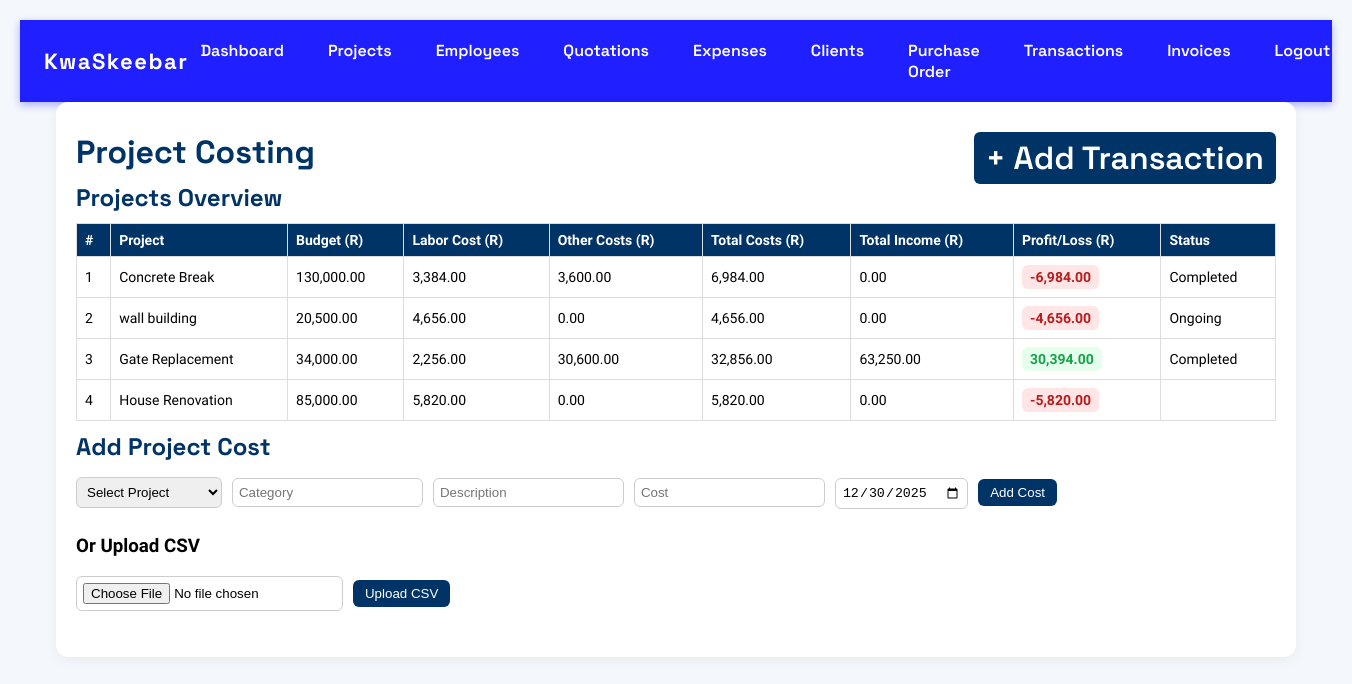
The page /project_costing.php on the database its author committed.
### tables this page shows
CREATE TABLE `projects` (
  `id` int(11) NOT NULL,
  `name` varchar(255) DEFAULT NULL,
  `client_name` varchar(255) DEFAULT NULL,
  `status` enum('Ongoing','Completed','Delayed') DEFAULT 'Ongoing',
  `budget` decimal(12,2) DEFAULT NULL,
  `assigned_team` text DEFAULT NULL,
  `description` text DEFAULT NULL,
  `start_date` date DEFAULT NULL,
  `end_date` date DEFAULT NULL,
  `total_cost` decimal(12,2) DEFAULT NULL,
  `created_at` timestamp NOT NULL DEFAULT current_timestamp(),
  `estimated_cost` decimal(10,2) DEFAULT NULL,
  `actual_cost` decimal(10,2) DEFAULT NULL,
  `revenue` decimal(10,2) DEFAULT NULL,
  `quoted_amount` decimal(15,2) DEFAULT 0.00
);

### project_costing.php (the view, shortened to what this page needs)
<?php
require 'db.php';
include 'nav.php';
$projectsRes = $conn->query("SELECT * FROM projects");
$projects = []; while($row = $projectsRes->fetch_assoc()) $projects[$row['id']] = $row;
$expenseRes = $conn->query("SELECT * FROM expenses WHERE project_id IS NOT NULL ORDER BY expense_date DESC");
$projectExpenses = []; while($row = $expenseRes->fetch_assoc()) $projectExpenses[] = $row;
$invoiceRes = $conn->query("
    SELECT project_id, SUM(amount) AS income
    FROM invoices
    WHERE status='Paid' AND project_id IS NOT NULL
    GROUP BY project_id
");
$projectIncome = [];
while($row = $invoiceRes->fetch_assoc()) {
    $pid = intval($row['project_id']);
    $projectIncome[$pid] = floatval($row['income']);
}
$projectTotals = [];
foreach($projects as $pid => $p){
    $laborCost = 0;
    $otherCosts = 0;
    $teamRes = $conn->query("SELECT e.salary_per_hour
                             FROM project_team pt
                             JOIN employees e ON pt.employee_id = e.id
                             WHERE pt.project_id = $pid");
    $startDate = $p['start_date'] ?? null;
    $endDate   = $p['end_date'] ?? null;
    $daysWorked = 0;
    if ($startDate && $endDate) {
        $daysWorked = (strtotime($endDate) - strtotime($startDate)) / (60*60*24) + 1;
    }
    while($row = $teamRes->fetch_assoc()){
        $laborCost += $row['salary_per_hour'] * 8 * $daysWorked;
    }
    foreach($projectExpenses as $e) if($e['project_id']==$pid) $otherCosts += $e['amount'];
    $totalIncome = $projectIncome[$pid] ?? 0;
    $totalCosts = $laborCost + $otherCosts;
    $profitLoss = $totalIncome - $totalCosts;
    $overBudget = $p['estimated_cost']>0 && $totalCosts > $p['estimated_cost'];
    $projectTotals[$pid] = [
        'laborCost' => $laborCost,
        'otherCosts'=> $otherCosts,
        'totalCosts'=> $totalCosts,
        'totalIncome'=> $totalIncome,
        'profitLoss'=> $profitLoss,
        'budget'=> $p['estimated_cost'],
        'overBudget'=> $overBudget
    ];
}
?>
<!DOCTYPE html>
<html lang="en">
<head>
</head>
<body>
<div class="container">
<h1>Project Costing <a href="add_transaction.php" class="add-btn">+ Add Transaction</a></h1>
<h2>Projects Overview</h2>
<table>
<thead>
<tr>
<th>#</th>
<th>Project</th>
<th>Budget (R)</th>
<th>Labor Cost (R)</th>
<th>Other Costs (R)</th>
<th>Total Costs (R)</th>
<th>Total Income (R)</th>
<th>Profit/Loss (R)</th>
<th>Status</th>
</tr>
</thead>
<tbody>
<?php $i=1; foreach($projects as $pid=>$p): ?>
<tr>
<td><?= $i++ ?></td>
<td><?= htmlspecialchars($p['name']) ?></td>
<td><?= number_format($projectTotals[$pid]['budget'],2) ?></td>
<td><?= number_format($projectTotals[$pid]['laborCost'],2) ?></td>
<td><?= number_format($projectTotals[$pid]['otherCosts'],2) ?></td>
<td><?= number_format($projectTotals[$pid]['totalCosts'],2) ?></td>
<td><?= number_format($projectTotals[$pid]['totalIncome'],2) ?></td>
<td><span class="balance <?= $projectTotals[$pid]['profitLoss']>=0?'positive':'negative' ?>">
<?= number_format($projectTotals[$pid]['profitLoss'],2) ?><?= $projectTotals[$pid]['overBudget']?' ⚠':'' ?></span></td>
<td><?= htmlspecialchars($p['status']??'') ?></td>
</tr>
<?php endforeach; ?>
</tbody>
</table>
<h2>Add Project Cost</h2>
<form method="POST" enctype="multipart/form-data">
<select name="project_id" required>
<option value="">Select Project</option>
</select>
<input type="text" name="category" placeholder="Category" required>
<input type="text" name="description" placeholder="Description" required>
<input type="number" step="0.01" name="cost" placeholder="Cost" required>
<input type="date" name="date_incurred" value="<?= date('Y-m-d') ?>" required>
<button type="submit" name="add_cost">Add Cost</button>
</form>
<h3>Or Upload CSV</h3>
<form method="POST" enctype="multipart/form-data">
<input type="file" name="file" required>
<button type="submit" name="upload">Upload CSV</button>
</form>
</div>
</body>
</html>

### project_costing.php (style rules this page uses)
body { font-family:'Urbanist',sans-serif;background:#f4f7fb;margin:0;padding:20px; }
.container { max-width:1200px;margin:auto;background:white;padding:20px;border-radius:12px;box-shadow:0 4px 12px rgba(0,0,0,0.05); }
h1,h2 { font-family:'Space Grotesk',sans-serif;color:#003366;margin:10px 0; }
.add-btn { background:#003366;color:white;padding:6px 12px;border-radius:6px;text-decoration:none;font-weight:600;float:right; }
table { width:100%;border-collapse:collapse;margin-top:10px;font-size:14px; }
th,td { border:1px solid #ddd;padding:8px;text-align:left; }
th { background:#003366;color:white; }
.balance { font-weight:600;padding:4px 8px;border-radius:6px;display:inline-block; }
.balance.positive { background:#e6ffed;color:#16a34a; }
.balance.negative { background:#ffe5e5;color:#b91c1c; }
form { margin-top:15px;margin-bottom:20px; }
form input,form select { padding:6px;margin-right:6px;margin-bottom:6px;border-radius:6px;border:1px solid #ccc; }
form button { padding:6px 12px;border:none;border-radius:6px;background:#003366;color:white;cursor:pointer; }

### rows shown on the page
projects: name "Concrete Break", budget "130,000.00", laborCost "3,384.00", otherCosts "3,600.00", totalCosts "6,984.00", totalIncome "0.00", profitLoss "-6,984.00", status "Completed"
projects: name "wall building", budget "20,500.00", laborCost "4,656.00", otherCosts "0.00", totalCosts "4,656.00", totalIncome "0.00", profitLoss "-4,656.00", status "Ongoing"
projects: name "Gate Replacement", budget "34,000.00", laborCost "2,256.00", otherCosts "30,600.00", totalCosts "32,856.00", totalIncome "63,250.00", profitLoss "30,394.00", status "Completed"
projects: name "House Renovation", budget "85,000.00", laborCost "5,820.00", otherCosts "0.00", totalCosts "5,820.00", totalIncome "0.00", profitLoss "-5,820.00"
